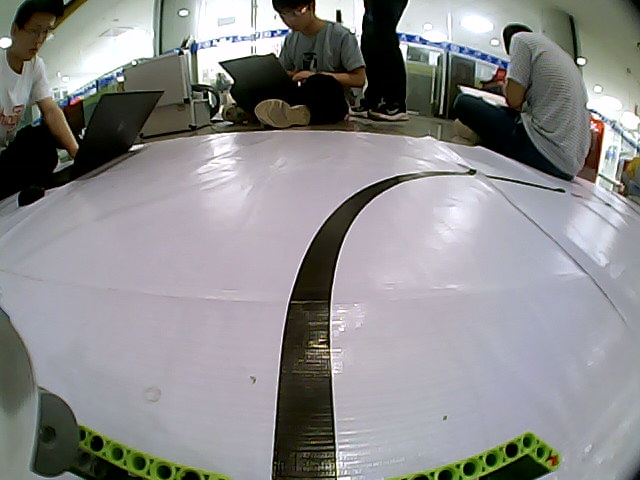
#> input picture Code/test/00.png, 640 x 480 px
$ python test.py
#> lines starting #> are read from the running program, lines starting #| are printed output that depends on the picture
import cv2
import numpy as np
#读取图像
img = cv2.imread("00.png")
#> img is the input picture: shape (480, 640, 3); mean B, G, R 140.1, 139.5, 139.8
#将原图转为灰度图
gray_img = cv2.cvtColor(img,cv2.COLOR_BGR2GRAY)
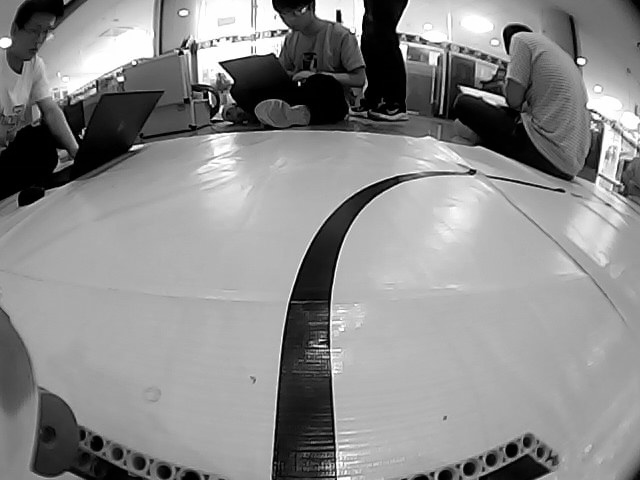
#> gray_img: shape (480, 640); min 0, max 255, mean 139.7
#Canny边缘检测
canny_img = cv2.Canny(gray_img,100,150,3)
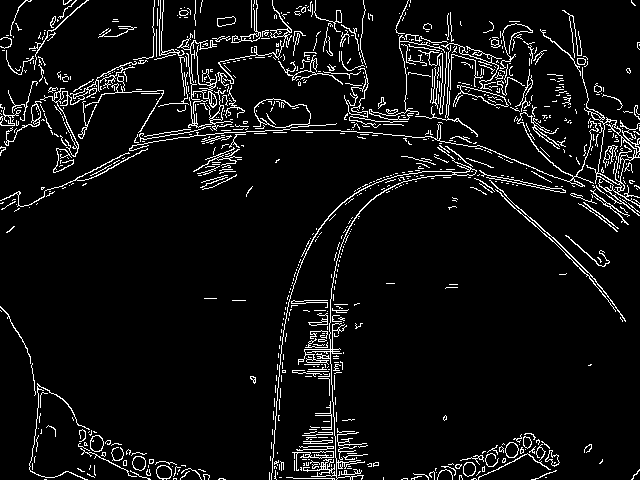
#> canny_img: shape (480, 640); 6.5% white in thin lines or dots
#显示边缘检测后的图像
cv2.imshow("canny_img",canny_img)
cv2.imwrite("out00.png",canny_img)
cv2.waitKey(0)

$ run again, with Code/test/01.png copied over Code/test/00.png
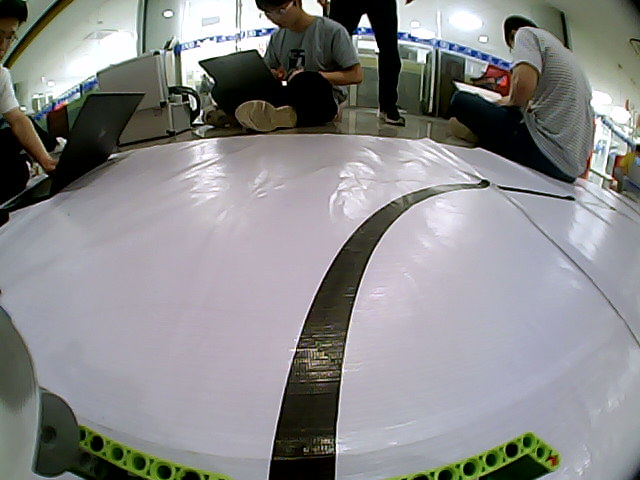
#> input picture Code/test/01.png, 640 x 480 px
#> img is the input picture: shape (480, 640, 3); mean B, G, R 138.5, 137.8, 137.8
#> `gray_img = cv2.cvtColor(img,cv2.COLOR_BGR2GRAY)`:
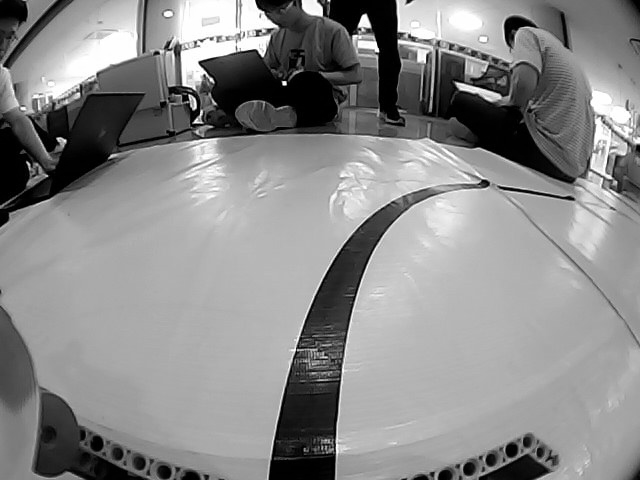
#> gray_img: shape (480, 640); min 0, max 255, mean 137.9
#> `canny_img = cv2.Canny(gray_img,100,150,3)`:
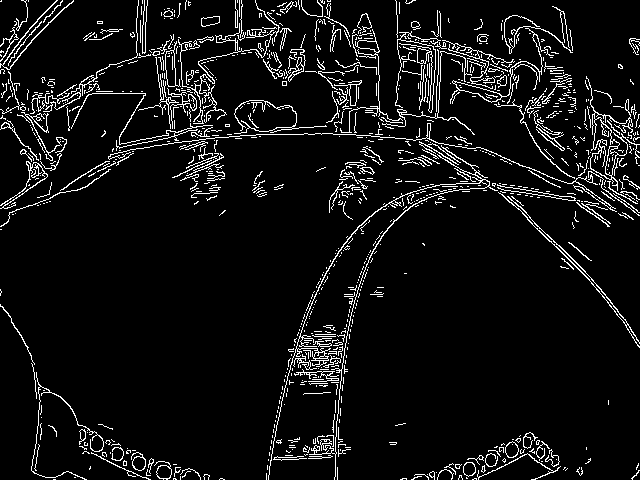
#> canny_img: shape (480, 640); 6.9% white in thin lines or dots

$ run again, with Code/test/02.png copied over Code/test/00.png
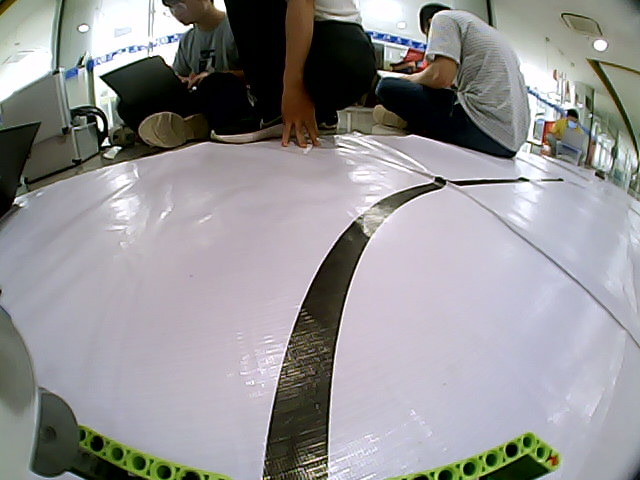
#> input picture Code/test/02.png, 640 x 480 px
#> img is the input picture: shape (480, 640, 3); mean B, G, R 148.1, 146.5, 147.8
#> `gray_img = cv2.cvtColor(img,cv2.COLOR_BGR2GRAY)`:
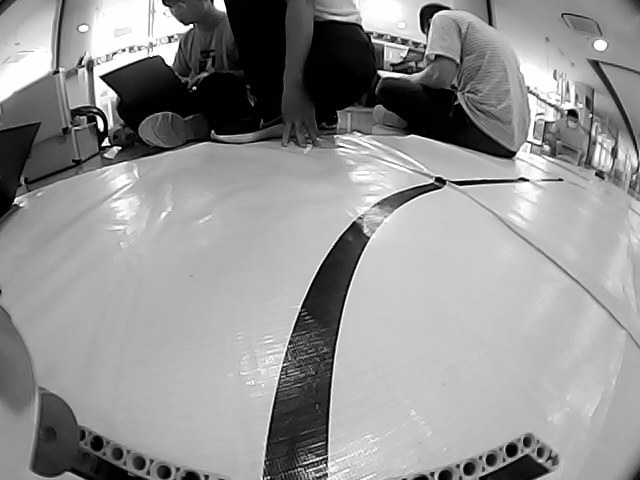
#> gray_img: shape (480, 640); min 0, max 255, mean 147.1
#> `canny_img = cv2.Canny(gray_img,100,150,3)`:
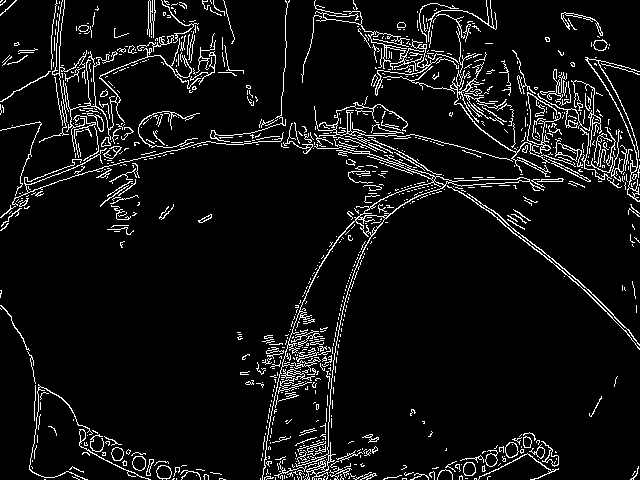
#> canny_img: shape (480, 640); 6.9% white in thin lines or dots

$ run again, with Code/test/03.png copied over Code/test/00.png
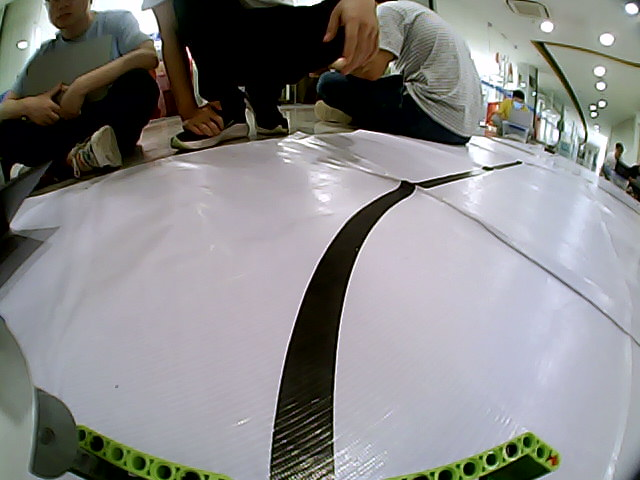
#> input picture Code/test/03.png, 640 x 480 px
#> img is the input picture: shape (480, 640, 3); mean B, G, R 135.3, 135.1, 135.6
#> `gray_img = cv2.cvtColor(img,cv2.COLOR_BGR2GRAY)`:
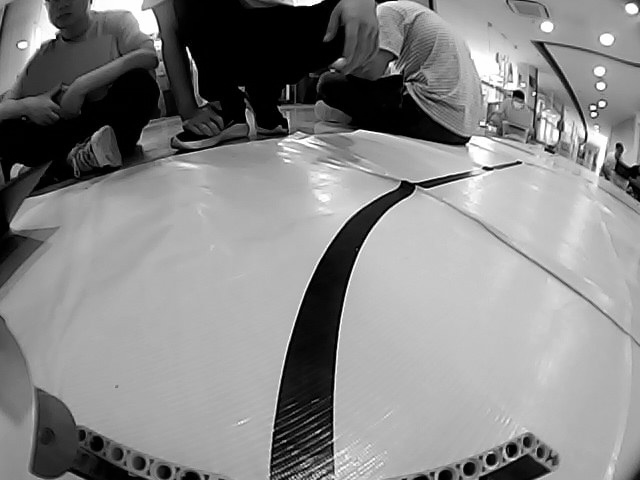
#> gray_img: shape (480, 640); min 0, max 255, mean 135.3
#> `canny_img = cv2.Canny(gray_img,100,150,3)`:
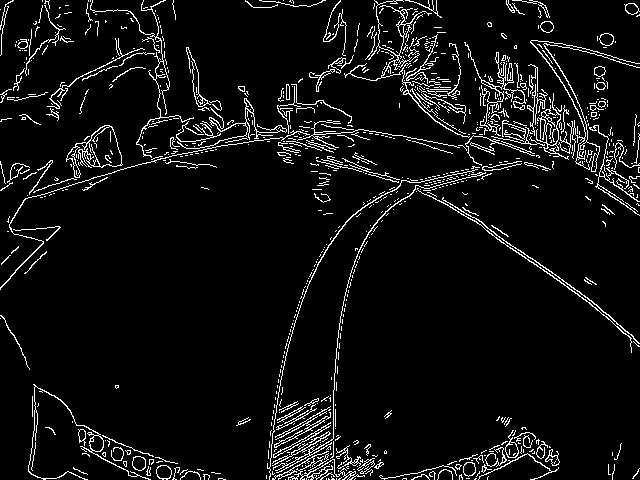
#> canny_img: shape (480, 640); 6.3% white in thin lines or dots
